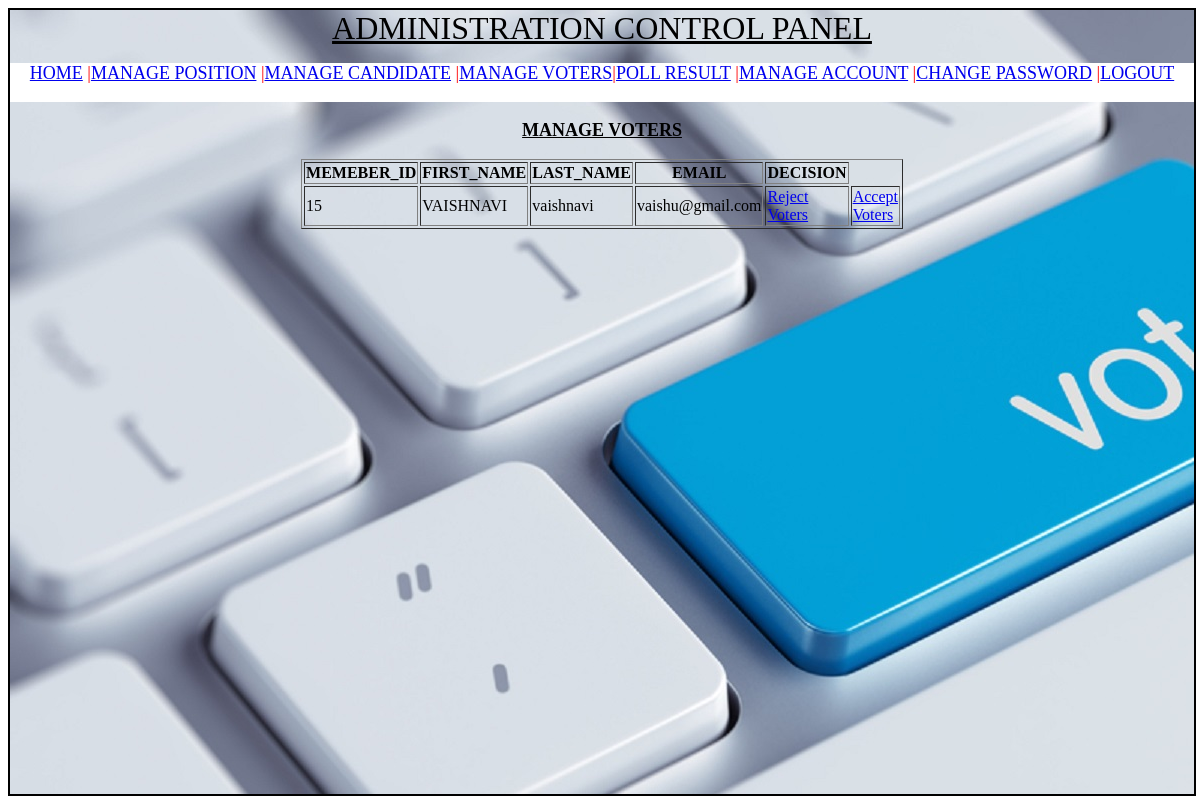
The page /admin/managevoters.php on the database its author committed.
### tables this page shows
CREATE TABLE `tbmembers` (
  `member_id` int(11) NOT NULL,
  `first_name` varchar(35) NOT NULL,
  `last_name` varchar(35) NOT NULL,
  `email` varchar(50) NOT NULL,
  `password` varchar(35) NOT NULL
);

### admin/managevoters.php (the view, shortened to what this page needs)
<html>
<center>
<div id="bg">
<font size="6">
<head><u>ADMINISTRATION CONTROL PANEL</u></head></font>
<link rel="stylesheet" style="text/css" href="style.css">
<body>
<div id="head">
<font size="4">
<a href="admincontrol.html">HOME</a> |<a href="manageposition.php">MANAGE POSITION</a> |<a href="managecandidate.php">MANAGE CANDIDATE</a> |<a href="managevoters.php">MANAGE VOTERS</a>|<a href="pollresult.php">POLL RESULT</a> |<a href="manageaccount.php">MANAGE ACCOUNT</a> |<a href="changepassword.php">CHANGE PASSWORD</a> |<a href="logout.php">LOGOUT</a>
</div>
<p><u><b><font size=4>MANAGE VOTERS</font></b></u></p>
<body>
<link rel="stylesheet" style="text/css" href="style.css">
<table border=1 width=50  height=50 align="center" ><tr>
<th>MEMEBER_ID</th>
<th>FIRST_NAME</th>
<th>LAST_NAME</th>
<th>EMAIL</th>
<th>DECISION</th></tr>
<?php
require('connection.php');
echo "<p>";
$sel=mysqli_query($con,"SELECT * FROM `tbmembers`  ");
while($row=mysqli_fetch_array($sel,MYSQLI_ASSOC)){ ?>
<p><?php
echo "<tr>";
echo  "<td>" .$row['member_id']."</td>";
 echo "<td>". $row['first_name']."</td>";
 echo "<td>". $row['last_name']."</td>";
 echo "<td>". $row['email']."</td>";
 echo '<td><a href="managevoters.php?id=' . $row['member_id'] . '">Reject Voters </a></td>';
 echo '<td><a href="managevoters.php?id2=' . $row['member_id'] . '">Accept Voters </a></td>';
 echo "</p>";
}?>
</div>
 </body>
 </center>
 </html>

### admin/style.css (style rules this page uses)
#head { width:100%; height:5%; background:white; color:red; }
#bg { background:url(6.jpg) no-repeat; border:2px solid black; width:100%; height:100%; }

### rows shown on the page
tbmembers: member "15", first_name "VAISHNAVI", last_name "vaishnavi", email "vaishu@gmail.com"
